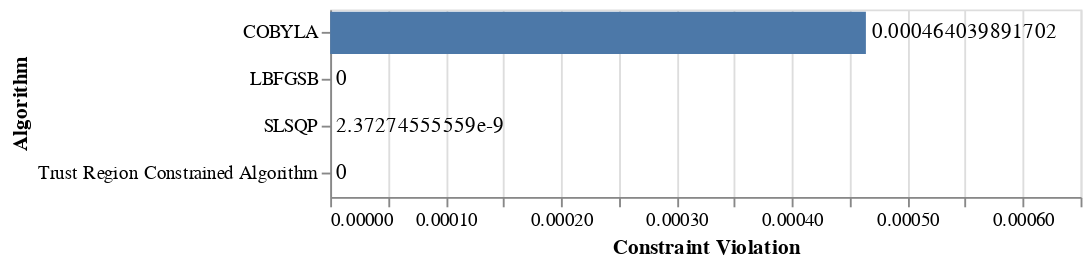

The notebook cell this image was saved under:
### Code cell
import altair as alt
bars = alt.Chart(source).mark_bar().encode(
    y='Algorithm:O',
    x=alt.X("Constraint Violation:Q", scale=alt.Scale(domain = (0,.00065)))
)

text = bars.mark_text(
    align='left',
    baseline='middle',
    dx=3  # Nudges text to right so it doesn't appear on top of the bar
).encode(
    text='Constraint Violation:Q'
)

(bars + text).properties(height=100, width = 400)

### Figure 1 — Vega-Lite specification as saved in the notebook (floating-point values rounded to 4 significant figures)
{"config": {"view": {"continuousWidth": 400, "continuousHeight": 300}}, "layer": [{"mark": "bar", "encoding": {"x": {"type": "quantitative", "field": "Constraint Violation", "scale": {"domain": [0, 0.00065]}}, "y": {"type": "ordinal", "field": "Algorithm"}}}, {"mark": {"type": "text", "align": "left", "baseline": "middle", "dx": 3}, "encoding": {"text": {"type": "quantitative", "field": "Constraint Violation"}, "x": {"type": "quantitative", "field": "Constraint Violation", "scale": {"domain": [0, 0.00065]}}, "y": {"type": "ordinal", "field": "Algorithm"}}}], "data": {"name": "data-31f7d9383cd087a5de9e2e1e45e23926"}, "height": 100, "width": 400, "$schema": "https://vega.github.io/schema/vega-lite/v4.8.1.json", "datasets": {"data-31f7d9383cd087a5de9e2e1e45e23926": [{"Algorithm": "COBYLA", "Constraint Violation": 0.000464}, {"Algorithm": "SLSQP", "Constraint Violation": 2.373e-09}, {"Algorithm": "LBFGSB", "Constraint Violation": 0.0}, {"Algorithm": "Trust Region Constrained Algorithm", "Constraint Violation": 0.0}]}}
